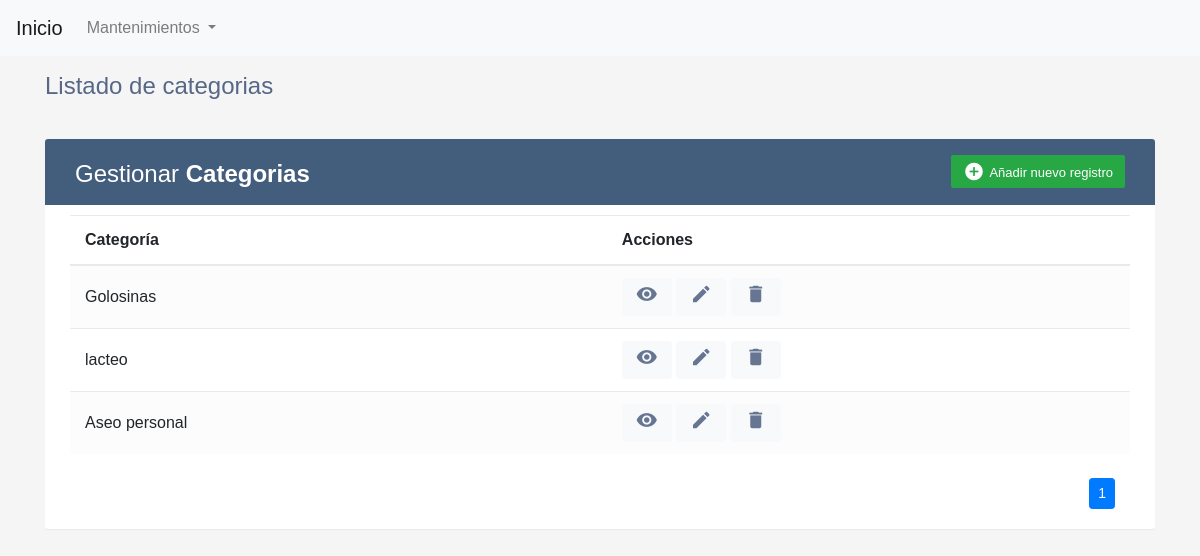
The app's page /categoria/ with its own data.
### categoria/models.py (models this page shows, shortened)
class Categoria(models.Model):
    categoria  = models.CharField("Categoria", max_length=100, unique=True, help_text="Ingrese una categoría")
    class Meta:
        verbose_name = 'Categoria'
        verbose_name_plural = 'Categorias'

### categoria/views.py (the view)
# urls.py: path('categoria/', key.CategoriaListView.as_view(), name="categoria_list") ,
class CategoriaListView(ListView):
    model = Categoria
    template_name = "categoria/categoria_list.html"
    paginate_by = 4
    def get_context_data(self, **kwargs):
        context = super().get_context_data(**kwargs)
        context['titulo'] = "Listado de categorias"
        context['entidad'] = "Categorias"
        return context

### template/categoria/categoria_list.html (shortened to what this page needs)
{% extends 'base.html' %}
{% block main %}
<div class="table-wrapper">
    <div class="table-title">
        <div class="row">
            <div class="col-sm-6">
                <h2>Gestionar <b>{{entidad}}</b></h2>
            </div>
            <div class="col-sm-6">
                <a href="{% url 'categoria_create'%}" class="btn btn-success"><i class="material-icons">&#xE147;</i>
                    <span>Añadir nuevo registro</span></a>
            </div>
        </div>
    </div>
    <table class="table table-striped table-hover">
        <thead>
            <tr>
                <th>Categoría</th>
                <th>Acciones</th>
            </tr>
        </thead>
        <tbody>
            {% for dato in object_list %}
            <tr>
                <td>{{ dato.categoria }}</td>
                <td>
                    <a class="btn btn-light btn-sm " onclick="abrirModalDetalle('{% url 'categoria_detail' dato.id%}')">
                        <i class="material-icons">visibility</i>
                    </a>
                    <a class="btn btn-light btn-sm" href="{% url 'categoria_update' dato.id%}">
                        <i class="material-icons" data-toggle="tooltip" title="Edit">&#xE254;</i>
                    </a>
                    <a class="btn btn-light btn-sm" onclick="abrirModalEliminar('{% url 'categoria_delete' dato.id%}')">
                        <i class="material-icons" data-toggle="modal" data-target="#exampleModal"  title="Delete">&#xE872;</i>
                    </a>
                </td>
            </tr>
            {% endfor %}
        </tbody>
    </table>
    <div class="clearfix">
        <div class="container-fluid">
            <ul class="pagination pagination-sm m-0 float-right">
                <nav aria-label="Page navigation example">
                    <ul class="pagination justify-content-center mt-2">
                         {% for i in page_obj.paginator.page_range %} {% if i == page_obj.number %}
                        <li class="page-item active">
                            <a class="page-link" href="#">{{ i }}</a>
                        </li>
                        {% else %}
                        <li class="page-item">
                            <a class="page-link" href="?page={{ i }}">{{ i }}</a>
                        </li>
                        {% endif %} {% endfor %}
                    </ul>
                </nav>
            </ul>
        </div>
    </div>
</div>
{% endblock main %}

### static/css/style.css (style rules this page uses)
body { color: #566787; background: #f5f5f5; font-family: 'Varela Round', sans-serif; }
.table-wrapper { background: #fff; padding: 20px 25px; margin: 30px 0; border-radius: 3px; box-shadow: 0 1px 1px rgba(0,0,0,.05); }
.table-title { padding-bottom: 15px; background: #435d7d; color: #fff; padding: 16px 30px; margin: -20px -25px 10px; border-radius: 3px 3px 0 0; }
.table-title h2 { margin: 5px 0 0; font-size: 24px; }
.table-title .btn { color: #fff; float: right; font-size: 13px; border: none; min-width: 50px; border-radius: 2px; border: none; outline: none !important; margin-left: 10px; }
.table-title .btn i { float: left; font-size: 21px; margin-right: 5px; }
.table-title .btn span { float: left; margin-top: 2px; }
table.table tr th, table.table tr td { border-color: #e9e9e9; padding: 12px 15px; vertical-align: middle; }
table.table tr th:first-child { width: 60px; }
table.table tr th:last-child { width: 100px; }
table.table-striped tbody tr:nth-of-type(odd) { background-color: #fcfcfc; }
table.table td:last-child i { opacity: 0.9; font-size: 22px; margin: 0 5px; }
table.table td a { font-weight: bold; color: #566787; display: inline-block; text-decoration: none; outline: none !important; }
table.table td i { font-size: 19px; }

### records on screen
Categoria: categoria "Golosinas"
Categoria: categoria "lacteo"
Categoria: categoria "Aseo personal"

### other values on screen
{{ titulo }} "Listado de categorias"
{{ entidad }} "Categorias"
{{ i }} "1"
